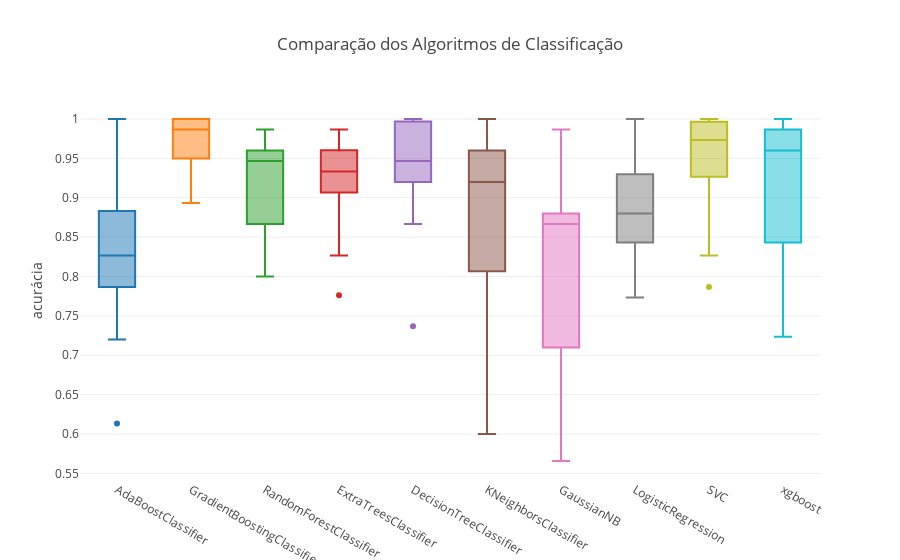

Notebook code for this chart:
### Code cell
#Plota um gráfico de Comparação dos Algoritmos de Classificação

# Prepara os dados do Plot
resul_AdaBoostClassifier = resultados[0]
resul_GradientBoostingClassifier = resultados[1]
resul_RandomForestClassifier = resultados[2]
resul_ExtraTreesClassifier = resultados[3]
resul_DecisionTreeClassifier = resultados[4]
resul_KNeighborsClassifier = resultados[5]
resul_GaussianNB = resultados[6]
resul_LogisticRegression = resultados[7]
#resul_LogisticRegressionCV = resultados[8]
resul_SVC = resultados[8]
resul_xgboost = resultados[9]

# Configura o Plot.
trace0= go.Box(y=resul_AdaBoostClassifier , name = 'AdaBoostClassifier ')
trace1= go.Box(y=resul_GradientBoostingClassifier , name = 'GradientBoostingClassifier ')
trace2= go.Box(y=resul_RandomForestClassifier , name = 'RandomForestClassifier ')
trace3= go.Box(y=resul_ExtraTreesClassifier , name = 'ExtraTreesClassifier ')
trace4= go.Box(y=resul_DecisionTreeClassifier , name = 'DecisionTreeClassifier ')
trace5= go.Box(y=resul_KNeighborsClassifier , name = 'KNeighborsClassifier ')
trace6= go.Box(y=resul_GaussianNB , name = 'GaussianNB ')
trace7= go.Box(y=resul_LogisticRegression , name = 'LogisticRegression ')
trace8= go.Box(y=resul_SVC , name = 'SVC ')
trace9= go.Box(y=resul_xgboost , name = 'xgboost', )

data = [trace0,trace1,trace2,trace3,trace4,trace5,trace6,trace7,trace8,trace9]

layout = go.Layout(yaxis=dict(title='acurácia') ,title='Comparação dos Algoritmos de Classificação', showlegend=False)
fig = go.Figure(data=data, layout=layout )
py.iplot(fig )

### Figure 1 — Plotly figure (JSON) as saved in the notebook; plotly's stock layout.template omitted (floating-point values rounded to 4 significant figures)
{"data": [{"name": "AdaBoostClassifier ", "type": "box", "uid": "d78f39af-eb9b-42af-a112-6fd033c3ba03", "y": [1, 0.9342, 0.8421, 0.9067, 0.8933, 0.8133, 0.8533, 0.8533, 0.8, 0.7867, 0.84, 0.8267, 0.92, 0.72, 0.7867, 0.8533, 0.6133, 0.76, 0.8133, 0.8133, 0.7467, 0.7333, 0.8933]}, {"name": "GradientBoostingClassifier ", "type": "box", "uid": "b272639a-87db-4d35-8bd4-177367c17b9c", "y": [1, 1, 1, 0.9867, 0.9733, 1, 1, 0.9867, 0.9867, 0.9867, 0.9733, 0.9867, 0.9333, 0.8933, 0.9733, 0.8933, 0.9867, 0.96, 1, 1, 0.9467, 0.9067, 0.92]}, {"name": "RandomForestClassifier ", "type": "box", "uid": "ee66d587-025e-4172-9d47-5df43ec5d2b2", "y": [0.9605, 0.9737, 0.8289, 0.9467, 0.9867, 0.96, 0.8267, 0.96, 0.9467, 0.9867, 0.96, 0.96, 0.8667, 0.9733, 0.9467, 0.88, 0.8667, 0.8533, 0.8933, 0.9067, 0.8667, 0.88, 0.8]}, {"name": "ExtraTreesClassifier ", "type": "box", "uid": "55a0df56-1adf-4a4f-b8e5-ddd0c670fd0c", "y": [0.9605, 0.9474, 0.7763, 0.96, 0.9467, 0.92, 0.8267, 0.9867, 0.9733, 0.9867, 0.9733, 0.9733, 0.9333, 0.92, 0.9333, 0.9067, 0.8267, 0.8667, 0.9333, 0.9467, 0.9067, 0.92, 0.9067]}, {"name": "DecisionTreeClassifier ", "type": "box", "uid": "302ac670-8e45-406e-9324-cc3efc6d5847", "y": [1, 0.9868, 0.7368, 0.9467, 0.9333, 0.92, 1, 1, 1, 1, 0.9467, 0.96, 0.8933, 0.96, 0.9467, 0.88, 0.9467, 0.92, 0.8667, 0.92, 0.9867, 0.92, 1]}, {"name": "KNeighborsClassifier ", "type": "box", "uid": "a0ccb8ae-2954-4cfa-8c0e-799a565c5689", "y": [0.8684, 1, 0.8421, 0.9467, 0.96, 0.92, 0.7467, 1, 0.92, 0.9867, 1, 0.9467, 0.96, 0.9867, 0.96, 0.8267, 0.6, 0.8, 0.9067, 0.7733, 0.8667, 0.7467, 0.7067]}, {"name": "GaussianNB ", "type": "box", "uid": "d1feeed2-8b87-4406-aeee-cfb4590ebb54", "y": [0.5789, 0.5658, 0.5789, 0.88, 0.8667, 0.84, 0.5733, 0.7867, 0.88, 0.9067, 0.88, 0.88, 0.92, 0.7067, 0.6933, 0.72, 0.8667, 0.8667, 0.8933, 0.9867, 0.84, 0.8667, 0.8933]}, {"name": "LogisticRegression ", "type": "box", "uid": "8e800555-5f72-4e2d-832b-999f133fd828", "y": [1, 0.9737, 0.7895, 0.88, 0.92, 0.8933, 0.88, 0.84, 0.8, 0.92, 0.9333, 0.9333, 0.8533, 0.8533, 0.88, 0.9733, 0.7733, 0.88, 0.96, 0.9067, 0.8133, 0.7733, 0.88]}, {"name": "SVC ", "type": "box", "uid": "159962ef-5e72-4f3f-9338-64b89b182346", "y": [1, 1, 1, 0.9867, 0.96, 1, 1, 0.9867, 0.9867, 0.9867, 0.96, 0.9733, 1, 0.88, 0.96, 0.9067, 0.7867, 0.9467, 0.9733, 0.8267, 0.92, 0.88, 0.9733]}, {"name": "xgboost", "type": "box", "uid": "96da897a-a632-4e1c-ae2a-9874dce4e06a", "y": [1, 1, 0.7237, 0.92, 0.96, 1, 1, 0.9867, 0.96, 0.9867, 0.96, 0.9733, 0.9333, 0.8133, 0.96, 0.7867, 0.84, 0.9467, 0.96, 0.9867, 0.8533, 0.84, 0.76]}], "layout": {"autosize": true, "showlegend": false, "title": {"text": "Comparação dos Algoritmos de Classificação"}, "xaxis": {"autorange": true, "range": [-0.5, 9.5], "type": "category"}, "yaxis": {"autorange": true, "range": [0.5417, 1.024], "title": {"text": "acurácia"}, "type": "linear"}}}
